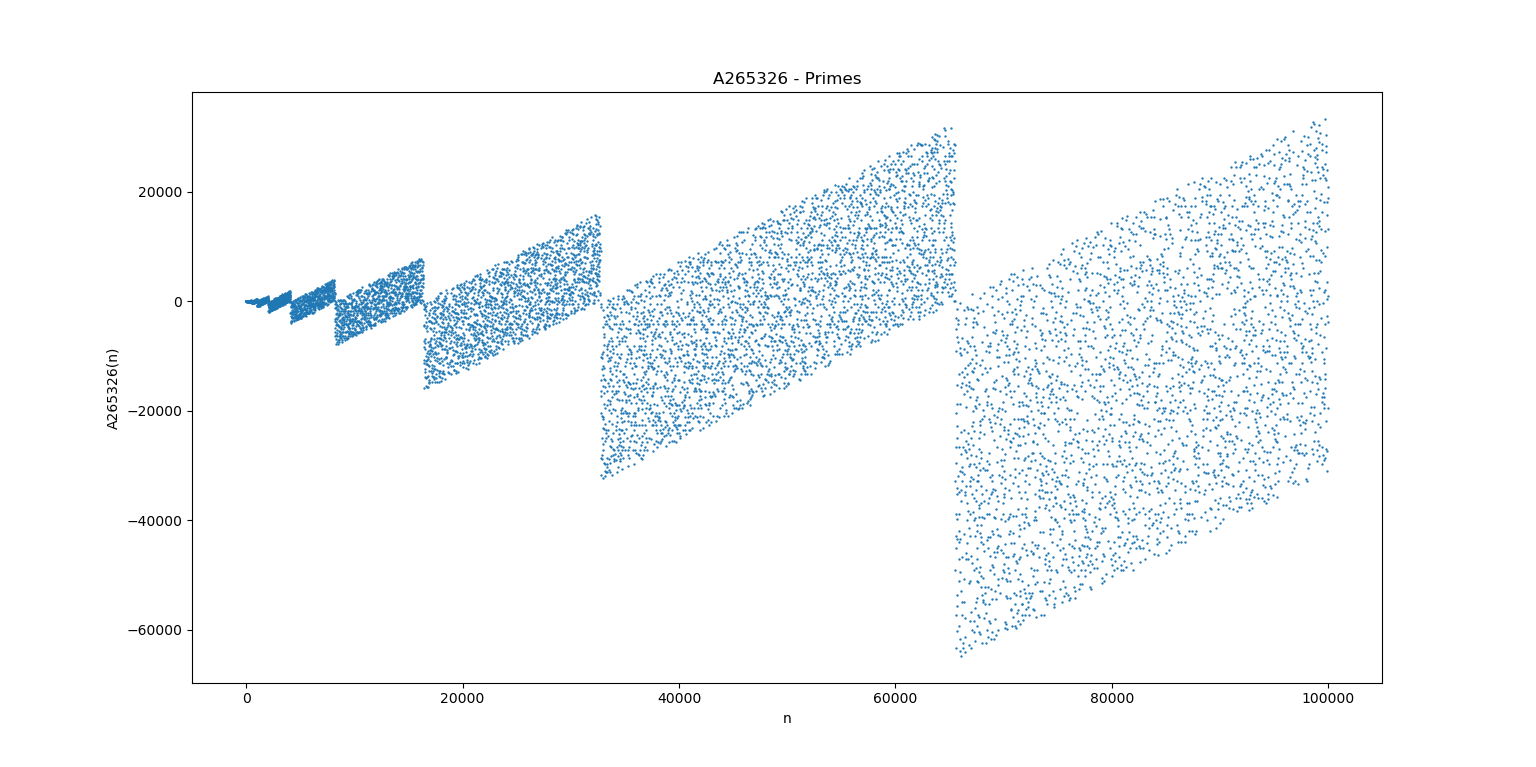

Recreate this plot in Python.
import matplotlib.pyplot as plt
import sympy

x = []
y = []

for i in range(10**5):
    if sympy.isprime(i):
        x.append(i)
        y.append(i - int(bin(i)[-1:1:-1], 2))

plt.scatter(x, y, s=0.5)
plt.xlabel('n')
plt.ylabel('A265326(n)')
plt.title("A265326 - Primes")
plt.show()
